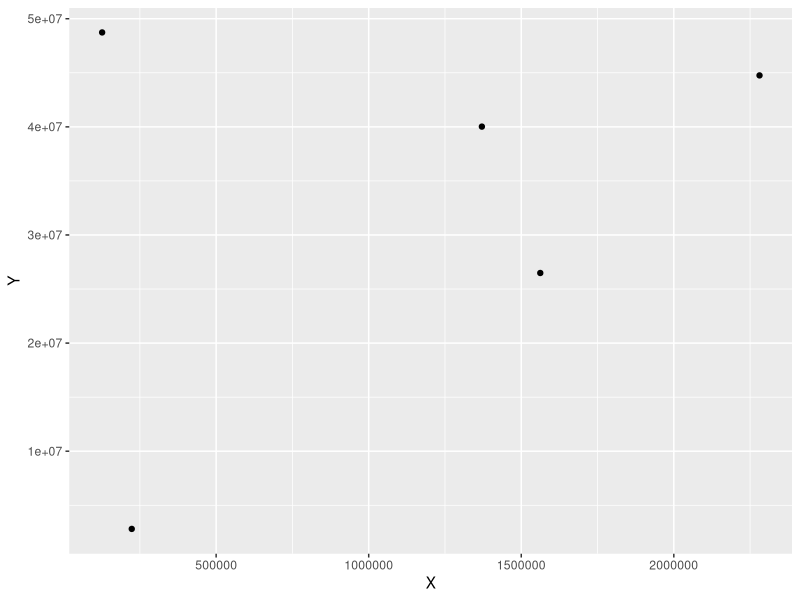

The R script that drew this image:
## ---- chunk 1
#| warning: false
#| echo: true
library(tidyverse)
library(readxl)
## ---- chunk 2
#import dataset
library(readxl)
dat<-read_excel('DATA PENELITIAN.xlsx')
head(dat)
## ---- chunk 3
#import dataset
library(readxl)
dat<-read_excel('DATA PENELITIAN.xlsx')
head(dat)
ggplot(data=dat,aes(x=X,y=Y)) +
  geom_point()
## ---- chunk 4
#import dataset
library(readxl)
dat<-read_excel('DATA PENELITIAN.xlsx')
head(dat)
## ---- chunk 5
reg<-lm(X~Y,data=dat)
summary(reg)
